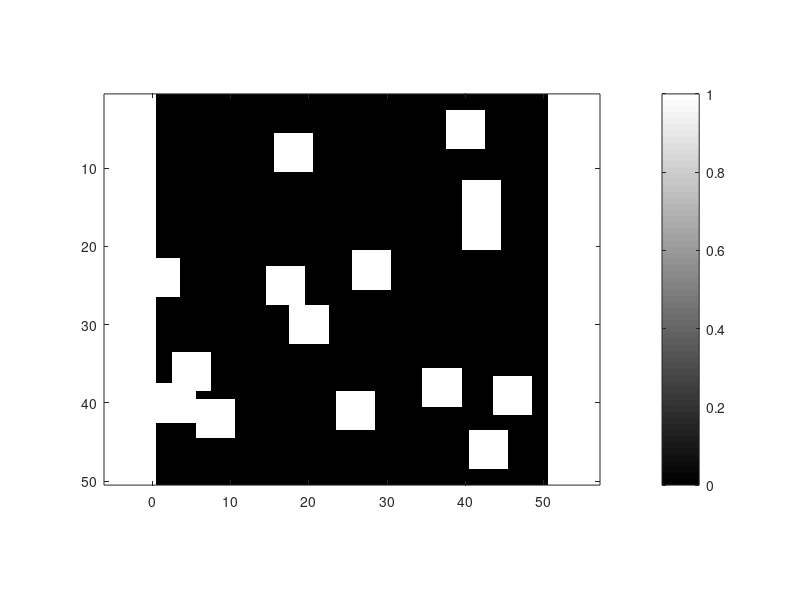

This figure's MATLAB source: (Note: this script raises an error after producing the figure.)
clear;
clc;
close all;

filas = 50;
columnas = 50;

% Punto para iniciar la traj.
punto_x = 5;  % columna
punto_y = 10; % fila
files_folder = "C:\Users\alvar\OneDrive\Desktop\My code\repositorios\TFM_Code\fast_marching-master\functions\Archivos";
main_folder = "C:\Users\alvar\OneDrive\Desktop\My code\repositorios\TFM_Code\fast_marching-master\functions\Ver_Resultados";

%% Mapa Original
cd(files_folder);
file = fopen('mapa.txt','r');

matriz_vel = zeros(filas, columnas); 

% Leer los datos línea por línea y almacenarlos en la matriz
for i = 1:filas
    linea = fgetl(file); % Leer una línea del archivo como string
    if ischar(linea)
        line = sscanf(linea, '%f')';
        matriz_vel(i, :) = sscanf(linea, '%f')'; % Convertir la línea a números y almacenarla
    else
        error('Se alcanzó el final del archivo antes de leer todas las filas.');
    end
end

% Cerrar el archivo
fclose(file);
cd(main_folder);

% Crear figura
figure;

% Usar colormap en escala de grises
colormap(gray);  % Usar escala de grises: negro (0) a blanco (1)

% Mostrar el mapa
imagesc(matriz_vel);
axis equal;  % Mantener proporciones cuadradas
colorbar;
clim([0 1]);  % Ajustar límites de color entre 0 y 1

% Etiquetas y título
title('Mapa de Velocidades', 'FontSize', 12);
xlabel('X', 'FontSize', 11);
ylabel('Y', 'FontSize', 11);
set(gca, 'FontSize', 10);

%% Mapa de velocidades
cd(files_folder);
file = fopen('velocities_map.txt','r');

%solo sumar filas y columnas si no se usan planners
filas = filas + 2;
columnas = columnas + 2;
matriz_vel = zeros(filas, columnas); 

% Leer los datos línea por línea y almacenarlos en la matriz
for i = 1:filas
    linea = fgetl(file); % Leer una línea del archivo como string
    if ischar(linea)
        line = sscanf(linea, '%f')';
        matriz_vel(i, :) = sscanf(linea, '%f')'; % Convertir la línea a números y almacenarla
    else
        error('Se alcanzó el final del archivo antes de leer todas las filas.');
    end
end

% Cerrar el archivo
fclose(file);
cd(main_folder);

% Crear figura
figure;

% Usar colormap en escala de grises
colormap(gray);  % Usar escala de grises: negro (0) a blanco (1)

% Mostrar el mapa
imagesc(matriz_vel);
axis equal;  % Mantener proporciones cuadradas
colorbar;
clim([0 1]);  % Ajustar límites de color entre 0 y 1

% Etiquetas y título
title('Mapa de Velocidades', 'FontSize', 12);
xlabel('X', 'FontSize', 11);
ylabel('Y', 'FontSize', 11);
set(gca, 'FontSize', 10);


%% Mapa de tiempos
cd(files_folder);
file = fopen('times_map.txt','r');

matriz_tiempos = zeros(filas, columnas); 

% Leer los datos línea por línea y almacenarlos en la matriz
for i = 1:filas
    linea = fgetl(file); % Leer una línea del archivo como string
    if ischar(linea)
        line = sscanf(linea, '%f')';
        matriz_tiempos(i, :) = sscanf(linea, '%f')'; % Convertir la línea a números y almacenarla
    else
        error('Se alcanzó el final del archivo antes de leer todas las filas.');
    end
end

% Cerrar el archivo
fclose(file);

cd(main_folder);

%% Mapa de tiempos visualization

umbralMax = 200; 

% Crear una copia de la matriz con valores limitados a 200
matrizClipped = matriz_tiempos;  
matrizClipped(matriz_tiempos > umbralMax) = umbralMax; 
% Graficar la matriz con imágenes de escala de colores
% ...existing code...


% Create figure for time map
figure;

% Mostrar el mapa
imagesc(matrizClipped);
colorbar;
colormap(jet);
clim([0 umbralMax]);

% Etiquetas y título
title('Mapa de Tiempos', 'FontSize', 12);
xlabel('X', 'FontSize', 11);
ylabel('Y', 'FontSize', 11);
set(gca, 'FontSize', 10);
axis equal;

%% Trayectoria 
cd(files_folder);
traj_data = load('trajectory.txt');
cd(main_folder);

% Extract coordinates
traj_x = traj_data(:,1) + 1;
traj_y = traj_data(:,2) + 1;

% Convert to double if necessary
traj_x = double(traj_x);
traj_y = double(traj_y);

hold on;

% Plot path line
plot(traj_x, traj_y, 'w-', 'LineWidth', 2);

% Plot waypoints
plot(traj_x(2:end-1), traj_y(2:end-1), 'w.', 'MarkerSize', 10);

% Plot start point (green) and end point (red)
plot(traj_x(1), traj_y(1), 'go', 'MarkerSize', 15, 'LineWidth', 2);
plot(traj_x(end), traj_y(end), 'ro', 'MarkerSize', 15, 'LineWidth', 2);

% Add legend
legend('Path', 'Waypoints', 'Start', 'Goal', 'Location', 'southeast');

hold off;



%[Fy,Fx,Fz]=pointmin(matriz_tiempos);
% After loading time map and before gradient visualization

%% Load gradient components
cd(files_folder);
gradient_x_file = fopen('gradient_x.txt', 'r');
gradient_y_file = fopen('gradient_y.txt', 'r');

Fx = zeros(filas, columnas);
Fy = zeros(filas, columnas);

% Read gradient x component
for i = 1:filas
    linea = fgetl(gradient_x_file);
    if ischar(linea)
        Fx(i, :) = sscanf(linea, '%f')';
    else
        error('Error reading gradient_x file');
    end
end

% Read gradient y component
for i = 1:filas
    linea = fgetl(gradient_y_file);
    if ischar(linea)
        Fy(i, :) = sscanf(linea, '%f')';
    else
        error('Error reading gradient_y file');
    end
end

fclose(gradient_x_file);
fclose(gradient_y_file);
cd(main_folder);
% After existing time map visualization
% Create new figure for gradient field visualization
figure;
imagesc(matrizClipped);
hold on;

% Create grid for quiver plot
[X, Y] = meshgrid(1:columnas, 1:filas);

% Downsample for better visualization (adjust skip value as needed)
skip = 1;  % Show an arrow every 2 points
X = X(1:skip:end, 1:skip:end);
Y = Y(1:skip:end, 1:skip:end);
Fx_down = Fx(1:skip:end, 1:skip:end);
Fy_down = Fy(1:skip:end, 1:skip:end);

% Plot vector field
quiver(X, Y, Fx_down, Fy_down, 2, 'w', 'LineWidth', 1.5);

% Adjust colormap and limits
colormap(jet);
clim([min(matriz_tiempos(:)), umbralMax]);
colorbar;


% Add to legend
legend('Gradient field', 'Location', 'southeast');

% Add labels and title
title('Mapa de tiempos con campo de gradiente');
xlabel('X');
ylabel('Y');
axis equal;

hold off;
